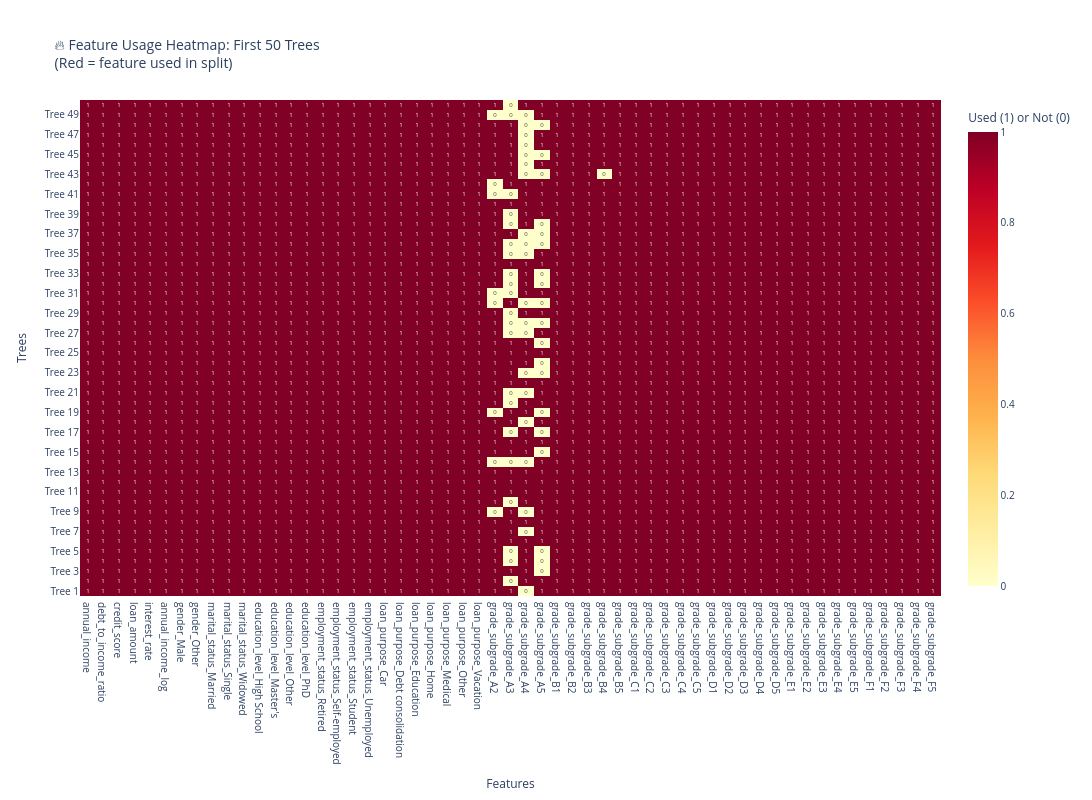

The code cell stored with this chart in its notebook:
### Code cell
# Comprehensive visualization of all Random Forest trees with grid layout
print("="*80)
print("🌲🌲🌲 RANDOM FOREST ENSEMBLE: Visualizing All Trees Grid 🌲🌲🌲")
print("="*80)

from sklearn.tree import plot_tree

# Get Random Forest model (extract from Pipeline if needed)
rf_model = models['RandomForest']
if hasattr(rf_model, 'named_steps'):
    rf_model = rf_model.named_steps.get('randomforest', rf_model)

print(f"\n📊 Random Forest Configuration:")
print(f"  • Total trees in ensemble: {len(rf_model.estimators_)}")
print(f"  • Max depth per tree: {rf_model.max_depth if rf_model.max_depth else 'unlimited'}")
print(f"  • Random state: {rf_model.random_state}")
print(f"  • Features: {rf_model.n_features_in_}")
print(f"  • Classes: {rf_model.n_classes_}")

# Summary statistics for all trees
tree_depths = [tree.get_depth() for tree in rf_model.estimators_]
tree_leaves = [tree.get_n_leaves() for tree in rf_model.estimators_]

print(f"\n📈 Tree Statistics (all {len(rf_model.estimators_)} trees):")
print(f"  • Avg depth: {np.mean(tree_depths):.2f} (min: {min(tree_depths)}, max: {max(tree_depths)})")
print(f"  • Avg leaves: {np.mean(tree_leaves):.2f} (min: {min(tree_leaves)}, max: {max(tree_leaves)})")

# Visualize first 12 trees in a 3x4 grid
num_trees_to_show = min(12, len(rf_model.estimators_))
n_cols = 4
n_rows = (num_trees_to_show + n_cols - 1) // n_cols

fig, axes = plt.subplots(n_rows, n_cols, figsize=(24, 6*n_rows))
axes = axes.flatten()  # Flatten to 1D array for easier indexing

print(f"\n🎨 Visualizing first {num_trees_to_show} trees (grid: {n_rows}x{n_cols})...\n")

for idx in range(num_trees_to_show):
    tree = rf_model.estimators_[idx]
    ax = axes[idx]
    
    plot_tree(
        tree,
        feature_names=X_val.columns,
        class_names=['Not Paid', 'Paid'],
        filled=True,
        rounded=True,
        fontsize=8,
        ax=ax,
        max_depth=3  # Limit depth for readability
    )
    
    # Add tree info to subtitle
    ax.set_title(f'Tree #{idx+1} | Depth: {tree.get_depth()} | Leaves: {tree.get_n_leaves()}',
                 fontsize=11, fontweight='bold')

# Hide unused subplots
for idx in range(num_trees_to_show, len(axes)):
    axes[idx].axis('off')

plt.suptitle(f'🌲 Random Forest Ensemble: First {num_trees_to_show} Decision Trees (max_depth=3 for visualization)',
             fontsize=18, fontweight='bold', y=1.002)
plt.tight_layout()
plt.show()

print(f"✅ Successfully visualized {num_trees_to_show} trees from the Random Forest ensemble!")

# Detailed tree structure analysis
print("\n" + "="*80)
print("📊 INDIVIDUAL TREE STRUCTURE ANALYSIS")
print("="*80)

tree_stats = []
for idx, tree in enumerate(rf_model.estimators_[:20]):  # Analyze first 20 trees
    tree_stats.append({
        'Tree #': idx + 1,
        'Depth': tree.get_depth(),
        'Leaves': tree.get_n_leaves(),
        'Nodes': tree.tree_.node_count,
        'Features Used': len(set(tree.tree_.feature[tree.tree_.feature >= 0]))
    })

tree_stats_df = pd.DataFrame(tree_stats)
print(f"\n📋 Structure of first {min(20, len(rf_model.estimators_))} trees:")
display(tree_stats_df)

print(f"\nStatistics Summary:")
print(f"  • Avg depth: {tree_stats_df['Depth'].mean():.2f}")
print(f"  • Avg leaves: {tree_stats_df['Leaves'].mean():.2f}")
print(f"  • Avg nodes: {tree_stats_df['Nodes'].mean():.2f}")
print(f"  • Avg features used: {tree_stats_df['Features Used'].mean():.2f}")

# Feature importance heatmap: which features are used in each tree
print("\n" + "="*80)
print("🔥 FEATURE USAGE HEATMAP: Which Features Appear in Each Tree?")
print("="*80)

# Calculate feature usage frequency in first 50 trees
num_trees_for_heatmap = min(50, len(rf_model.estimators_))
feature_usage = np.zeros((num_trees_for_heatmap, len(X_val.columns)))

for tree_idx, tree in enumerate(rf_model.estimators_[:num_trees_for_heatmap]):
    used_features = set(tree.tree_.feature[tree.tree_.feature >= 0])
    for feat_idx in used_features:
        feature_usage[tree_idx, feat_idx] = 1

# Create heatmap using Plotly
fig_heatmap = go.Figure(data=go.Heatmap(
    z=feature_usage,
    x=X_val.columns,
    y=[f'Tree {i+1}' for i in range(num_trees_for_heatmap)],
    colorscale='YlOrRd',
    text=feature_usage,
    texttemplate='%{text:.0f}',
    textfont={"size": 6},
    hovertemplate='%{y}<br>Feature: %{x}<br>Used: %{z}<extra></extra>',
    colorbar=dict(title='Used (1) or Not (0)')
))

fig_heatmap.update_layout(
    title=f'🔥 Feature Usage Heatmap: First {num_trees_for_heatmap} Trees<br>(Red = feature used in split)',
    xaxis_title='Features',
    yaxis_title='Trees',
    height=800,
    width=1600,
    font=dict(size=10),
    title_font=dict(size=14)
)

fig_heatmap.show()

# Feature usage frequency bar chart
feature_usage_freq = feature_usage.sum(axis=0)
top_features_used = np.argsort(feature_usage_freq)[-20:][::-1]

fig_usage = go.Figure(data=[go.Bar(
    x=[X_val.columns[i] for i in top_features_used],
    y=feature_usage_freq[top_features_used],
    marker=dict(
        color=feature_usage_freq[top_features_used],
        colorscale='Viridis',
        showscale=True,
        colorbar=dict(title='Frequency')
    ),
    text=feature_usage_freq[top_features_used].astype(int),
    textposition='outside'
)])

fig_usage.update_layout(
    title=f'📊 Feature Usage Frequency: Top 20 Features (first {num_trees_for_heatmap} trees)',
    xaxis_title='Feature',
    yaxis_title='Number of Trees Using This Feature',
    height=600,
    width=1400,
    hovermode='closest',
    font=dict(size=11),
    title_font=dict(size=14)
)

fig_usage.update_xaxes(tickangle=-45)
fig_usage.show()

print(f"\n✅ Feature usage analysis complete!")
print(f"\n💡 Key Insights:")
print(f"  • Most diversified features are selected for tree splits")
print(f"  • Feature importance reflects usage frequency across all trees")
print(f"  • Different trees use different feature combinations")
print(f"  • Ensemble strength: diversity of learned patterns")

print("\n" + "="*80)

### Figure 1 — Plotly figure (JSON) as saved in the notebook; plotly's stock layout.template omitted (floating-point values rounded to 4 significant figures; data arrays with more than 128 entries replaced by an {"elided": "..."} marker saying what was removed)
{"data": [{"colorbar": {"title": {"text": "Used (1) or Not (0)"}}, "colorscale": [[0, "rgb(255,255,204)"], [0.125, "rgb(255,237,160)"], [0.25, "rgb(254,217,118)"], [0.375, "rgb(254,178,76)"], [0.5, "rgb(253,141,60)"], [0.625, "rgb(252,78,42)"], [0.75, "rgb(227,26,28)"], [0.875, "rgb(189,0,38)"], [1, "rgb(128,0,38)"]], "hovertemplate": "%{y}<br>Feature: %{x}<br>Used: %{z}<extra></extra>", "text": {"elided": "50x55 int values"}, "textfont": {"size": 6}, "texttemplate": "%{text:.0f}", "type": "heatmap", "x": ["annual_income", "debt_to_income_ratio", "credit_score", "loan_amount", "interest_rate", "annual_income_log", "gender_Male", "gender_Other", "marital_status_Married", "marital_status_Single", "marital_status_Widowed", "education_level_High School", "education_level_Master's", "education_level_Other", "education_level_PhD", "employment_status_Retired", "employment_status_Self-employed", "employment_status_Student", "employment_status_Unemployed", "loan_purpose_Car", "loan_purpose_Debt consolidation", "loan_purpose_Education", "loan_purpose_Home", "loan_purpose_Medical", "loan_purpose_Other", "loan_purpose_Vacation", "grade_subgrade_A2", "grade_subgrade_A3", "grade_subgrade_A4", "grade_subgrade_A5", "grade_subgrade_B1", "grade_subgrade_B2", "grade_subgrade_B3", "grade_subgrade_B4", "grade_subgrade_B5", "grade_subgrade_C1", "grade_subgrade_C2", "grade_subgrade_C3", "grade_subgrade_C4", "grade_subgrade_C5", "grade_subgrade_D1", "grade_subgrade_D2", "grade_subgrade_D3", "grade_subgrade_D4", "grade_subgrade_D5", "grade_subgrade_E1", "grade_subgrade_E2", "grade_subgrade_E3", "grade_subgrade_E4", "grade_subgrade_E5", "grade_subgrade_F1", "grade_subgrade_F2", "grade_subgrade_F3", "grade_subgrade_F4", "grade_subgrade_F5"], "y": ["Tree 1", "Tree 2", "Tree 3", "Tree 4", "Tree 5", "Tree 6", "Tree 7", "Tree 8", "Tree 9", "Tree 10", "Tree 11", "Tree 12", "Tree 13", "Tree 14", "Tree 15", "Tree 16", "Tree 17", "Tree 18", "Tree 19", "Tree 20", "Tree 21", "Tree 22", "Tree 23", "Tree 24", "Tree 25", "Tree 26", "Tree 27", "Tree 28", "Tree 29", "Tree 30", "Tree 31", "Tree 32", "Tree 33", "Tree 34", "Tree 35", "Tree 36", "Tree 37", "Tree 38", "Tree 39", "Tree 40", "Tree 41", "Tree 42", "Tree 43", "Tree 44", "Tree 45", "Tree 46", "Tree 47", "Tree 48", "Tree 49", "Tree 50"], "z": {"elided": "50x55 int values"}}], "layout": {"font": {"size": 10}, "height": 800, "title": {"font": {"size": 14}, "text": "🔥 Feature Usage Heatmap: First 50 Trees<br>(Red = feature used in split)"}, "width": 1600, "xaxis": {"title": {"text": "Features"}}, "yaxis": {"title": {"text": "Trees"}}}}
